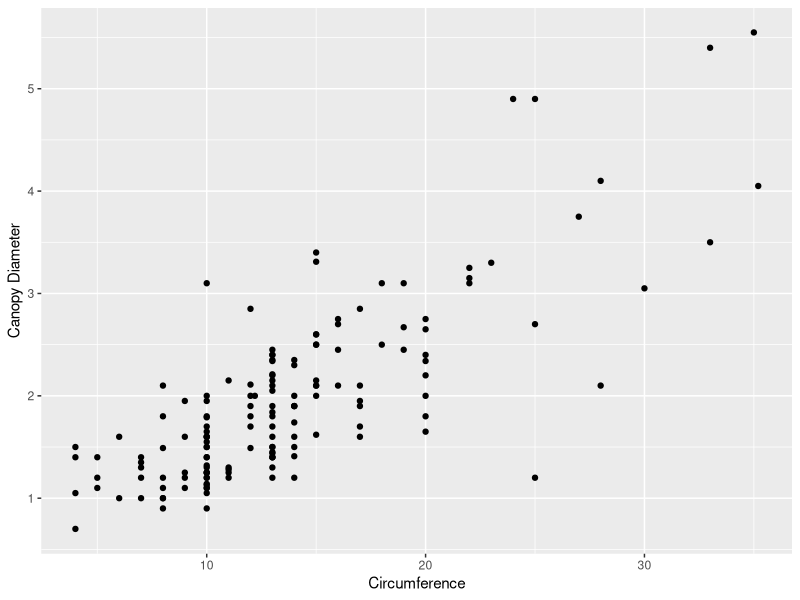
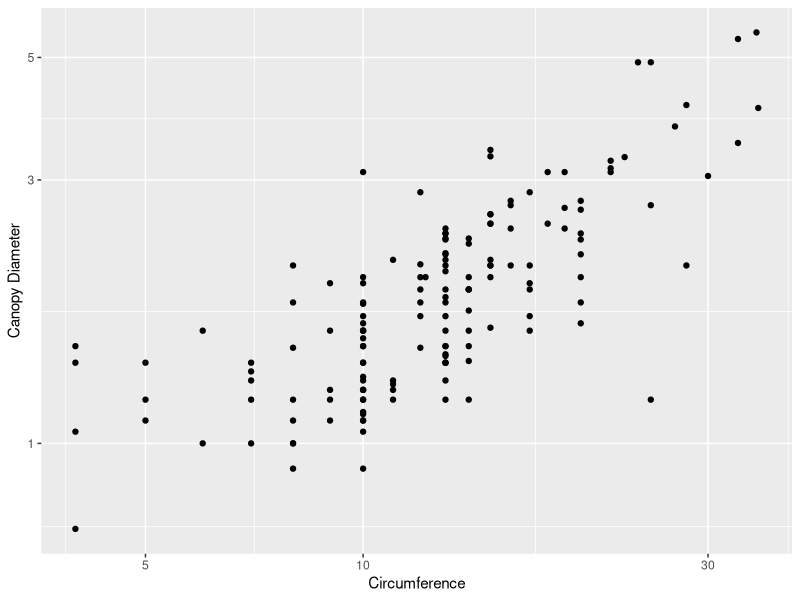
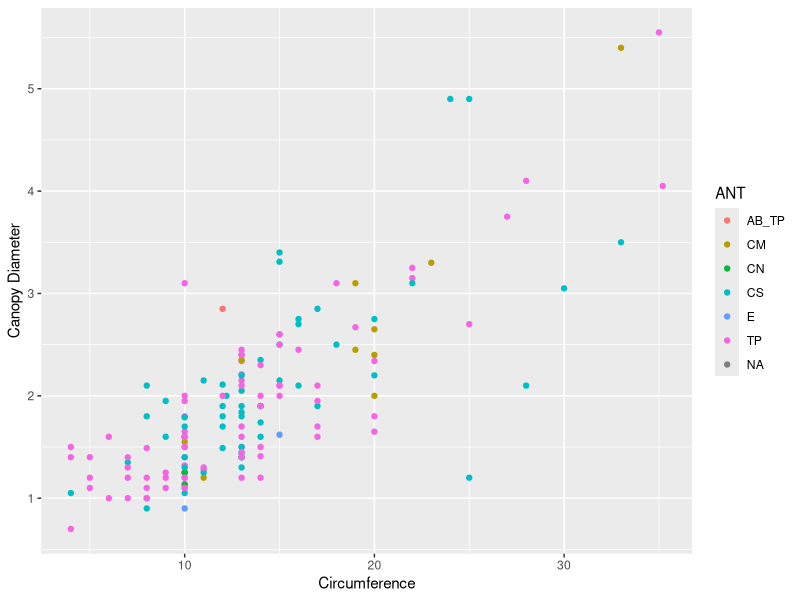
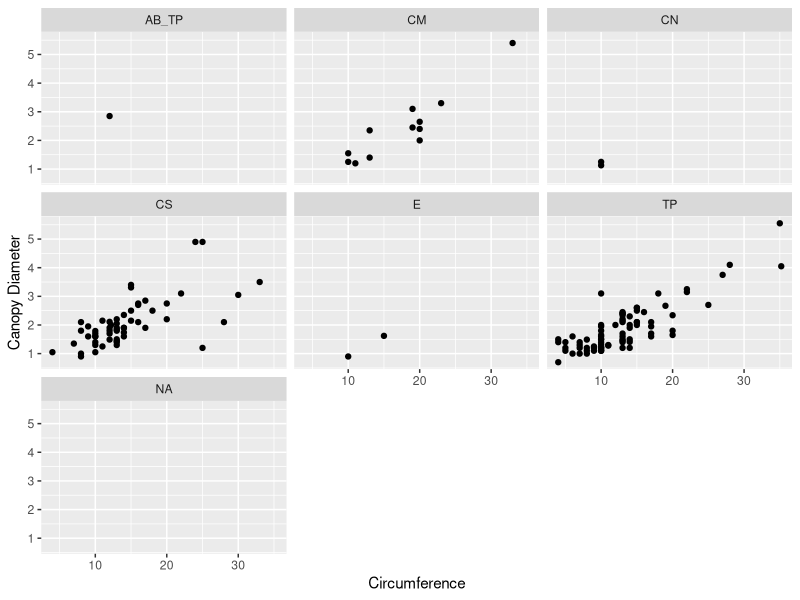
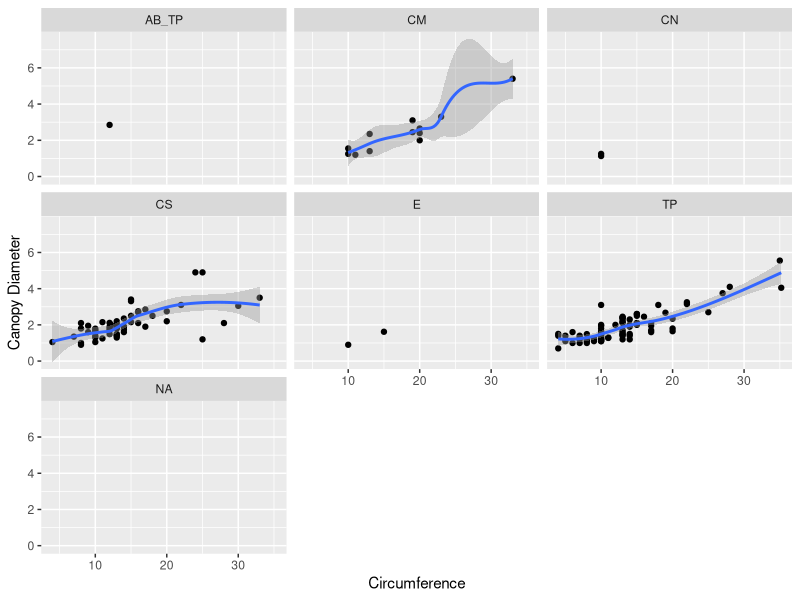
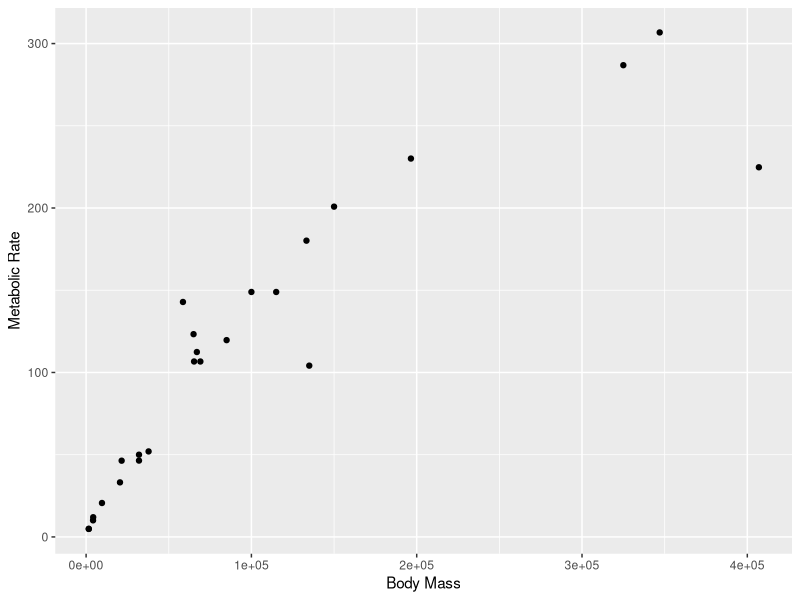
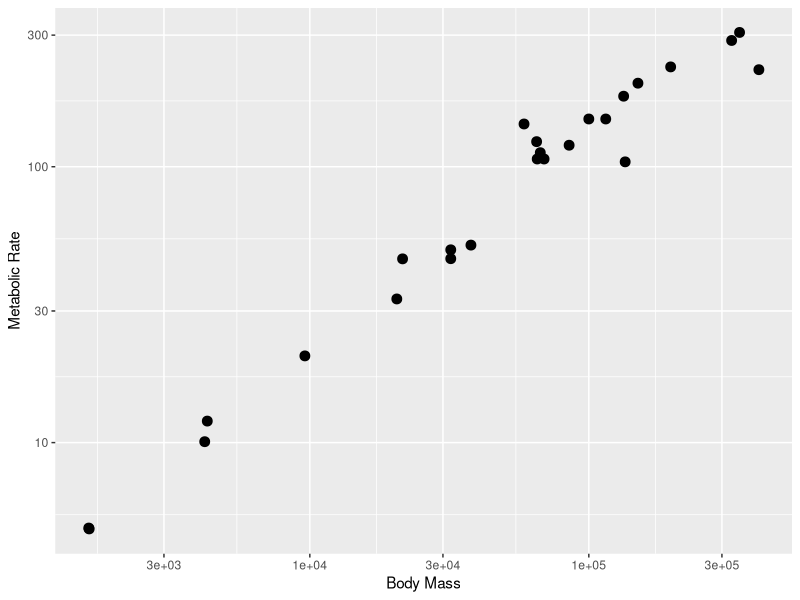
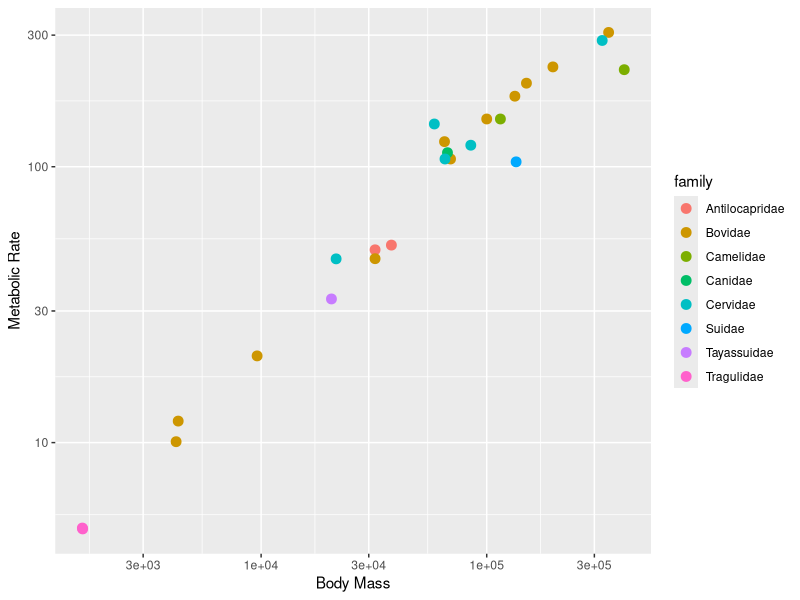

R code for these plots, in order:
## ---- chunk 1
knitr::opts_chunk$set(echo = FALSE, message = FALSE, warning = FALSE)
## ---- chunk 2
library(tidyverse)
## ---- chunk 3
acacia <- read_tsv("ACACIA_DREPANOLOBIUM_SURVEY.txt", na = c("", "dead"))
## ---- chunk 4
# 1a

ggplot(data = acacia, mapping = aes(x = CIRC, y = AXIS1)) +
  geom_point() +
  labs(x = "Circumference", y = "Canopy Diameter")
#ggsave("Graphing-acacia-ants-R-1.jpeg")

# 1b

ggplot(data = acacia, mapping = aes(x = CIRC, y = AXIS1)) +
  geom_point() +
  scale_x_log10() +
  scale_y_log10() +
  labs(x = "Circumference", y = "Canopy Diameter")
#ggsave("Graphing-acacia-ants-R-2.jpeg")

# 1c

ggplot(data = acacia, mapping = aes(x = CIRC, y = AXIS1, color = ANT)) +
  geom_point() +
  labs(x = "Circumference", y = "Canopy Diameter")
#ggsave("Graphing-acacia-ants-R-3.jpeg")

# 1d

ggplot(data = acacia, mapping = aes(x = CIRC, y = AXIS1)) +
  geom_point() +
  labs(x = "Circumference", y = "Canopy Diameter") +
  facet_wrap(~ANT)
#ggsave("Graphing-acacia-ants-R-4.jpeg")

# 1e

ggplot(data = acacia, mapping = aes(x = CIRC, y = AXIS1)) +
  geom_point() +
  labs(x = "Circumference", y = "Canopy Diameter") +
  facet_wrap(~ANT) +
  geom_smooth()
#ggsave("Graphing-acacia-ants-R-5.jpeg")
## ---- chunk 5
size_mr_data <- data.frame(
  body_mass = c(32000, 37800, 347000, 4200, 196500, 100000,
    4290, 32000, 65000, 69125, 9600, 133300, 150000, 407000,
    115000, 67000,325000, 21500, 58588, 65320, 85000, 135000,
    20500, 1613, 1618),
  metabolic_rate = c(49.984, 51.981, 306.770, 10.075, 230.073, 
    148.949, 11.966, 46.414, 123.287, 106.663, 20.619, 180.150, 
    200.830, 224.779, 148.940, 112.430, 286.847, 46.347,
    142.863, 106.670, 119.660, 104.150, 33.165, 4.900, 4.865),
  family = c("Antilocapridae", "Antilocapridae", "Bovidae",
    "Bovidae", "Bovidae", "Bovidae", "Bovidae", "Bovidae",
    "Bovidae", "Bovidae", "Bovidae", "Bovidae", "Bovidae",
    "Camelidae", "Camelidae", "Canidae", "Cervidae",
    "Cervidae", "Cervidae", "Cervidae", "Cervidae", "Suidae",
    "Tayassuidae", "Tragulidae", "Tragulidae"))
## ---- chunk 6
# 1.  A graph of body mass vs. metabolic rate
ggplot(size_mr_data, aes(body_mass, metabolic_rate)) + geom_point() +
  labs(x = "Body Mass", y = "Metabolic Rate")

# 2.  A graph of body mass vs. metabolic rate, log scaled, with pt size 5.
ggplot(data = size_mr_data, mapping = aes(x = body_mass, y = metabolic_rate)) +
  geom_point(size=3) +
  labs(x = "Body Mass", y = "Metabolic Rate") +
  scale_x_log10() + scale_y_log10()

# 3. The same plot as (2), but with the different families indicated using color.
ggplot(size_mr_data, aes(x = body_mass, y = metabolic_rate, color = family)) +
  geom_point(size = 3) +
  scale_x_log10() +
  scale_y_log10() +
  labs(x = "Body Mass", y = "Metabolic Rate")

# 4. The same plot as (2), but with the different families each in their own subplot.
ggplot(size_mr_data, aes(x = body_mass, y = metabolic_rate)) +
  geom_point(size = 3) +
  scale_x_log10() +
  scale_y_log10() +
  facet_wrap(~family) +
  labs(x = "Body Mass", y = "Metabolic Rate")
## ---- chunk 7
# 1

ggplot(data = acacia, mapping = aes(x = ANT)) +
  geom_bar()
#ggsave("Graphing-acacia-ants-histograms-R-1.jpeg")

# 2

ggplot(data = acacia, mapping = aes(x = HEIGHT)) +
  geom_histogram() +
  labs(x = "Height(m)", y = "Number of Acacia")
#ggsave("Graphing-acacia-ants-histograms-R-2.jpeg")

# 3

ggplot(data = acacia) +
  geom_histogram(mapping = aes(x = AXIS1), fill = 'red', alpha = 0.3) +
  geom_histogram(mapping = aes(x = AXIS2), fill = 'black', alpha = 0.3) +
  labs(x = "Canopy Diameter", y = "Number of Acacia")
#ggsave("Graphing-acacia-ants-histograms-R-3.jpeg")

# 4

ggplot(data = acacia) +
  geom_histogram(mapping = aes(x = AXIS1), fill = 'red', alpha = 0.3, bins = 10) +
  geom_histogram(mapping = aes(x = AXIS2), fill = 'black', alpha = 0.3, bins = 10) +
  labs(x = "Canopy Diameter", y = "Number of Acacia") +
  facet_wrap(~TREATMENT)
#ggsave("Graphing-acacia-ants-histograms-R-4.jpeg")
## ---- chunk 8
trees <- read_tsv("TREE.txt",
                  col_types = list(HEIGHT = col_double(),
                                   AXIS_2 = col_double()))
## ---- chunk 9

# 1

trees <- mutate(trees, canopy_area = AXIS_1 * AXIS_2)
select(trees, SURVEY, YEAR, SITE, SPECIES, canopy_area)

# 2

ggplot(data = trees, mapping = aes(x = canopy_area, y = HEIGHT, color = TREATMENT)) + 
  geom_point(size = 2) +
  labs(x = "Canopy Area (m)", y = "Height (m)") +
  facet_wrap(~SPECIES)
#ggsave("Graphing-acacia-ants-data-manip-R-2.jpeg")

# 3

trees <- filter(trees, AXIS_1 < 20, AXIS_2 < 20)
ggplot(data = trees, mapping = aes(x = canopy_area, y = HEIGHT, color = TREATMENT)) + 
  geom_point(size = 2) +
  labs(x = "Canopy Area (m)", y = "Height (m)") +
  facet_wrap(~SPECIES)
#ggsave("Graphing-acacia-ants-data-manip-R-3.jpeg")

# 4

abundance_time <- trees %>%
  group_by(YEAR, SPECIES) %>%
  summarize(abundance = n())
abundance_time

# 5

ggplot(data = abundance_time, mapping = aes(x = YEAR, y = abundance)) +
  geom_point() +
  geom_line() +
  facet_wrap(~SPECIES, scales = "free_y")
#ggsave("Graphing-acacia-ants-data-manip-R-5.jpeg")
## ---- chunk 10
mammal_histories <- read_tsv("Mammal_lifehistories_v2.txt", 
                             na = c("-999", "-999.00")) %>% 
  rename(mass_g = `mass(g)`, 
         gestation_mo = `gestation(mo)`,
         newborn_g = `newborn(g)`,
         weaning_mo = `weaning(mo)`,
         wean_mass_g = `wean mass(g)`,
         AFR_mo = `AFR(mo)`,
         max_life_mo = `max. life(mo)`,
         litter_size = `litter size`,
         litters_per_year = `litters/year`)
## ---- chunk 11

# a. Graph adult mass vs. newborn mass.
ggplot(mammal_histories, aes(x = mass_g, y = newborn_g)) +
  geom_point() + 
  labs(x = "Adult Mass", y = "Newborn Mass")

# b. Graph adult mass vs. newborn mass, with both axes scaled logarithmically.
ggplot(mammal_histories, aes(x = mass_g, y = newborn_g)) +
  geom_point() + 
  scale_x_log10() + 
  scale_y_log10() +
  labs(x = "Adult Mass", y = "Newborn Mass")

# c. Graph adult mass vs. newborn mass, log-scaled, with data colored by order.
ggplot(mammal_histories, aes(x = mass_g, y = newborn_g)) +
  geom_point(aes(color=order)) + 
  scale_x_log10() + 
  scale_y_log10() +
  labs(x = "Adult Mass", y = "Newborn Mass")

# d. Use `facet_wrap` to create subplot for each order.
ggplot(mammal_histories, aes(x = mass_g, y = newborn_g)) +
  geom_point() + 
  scale_x_log10() + 
  scale_y_log10() + 
  facet_wrap(~ order) +
  labs(x = "Adult Mass", y = "Newborn Mass")

# e. use `geom_smooth` to fit a linear model to each order.
ggplot(mammal_histories, aes(x = mass_g, y = newborn_g)) +
  geom_point() + 
  geom_smooth(method = "lm") + 
  scale_x_log10() +
  scale_y_log10() + 
  facet_wrap(~ order) +
  labs(x = "Adult Mass", y = "Newborn Mass")
